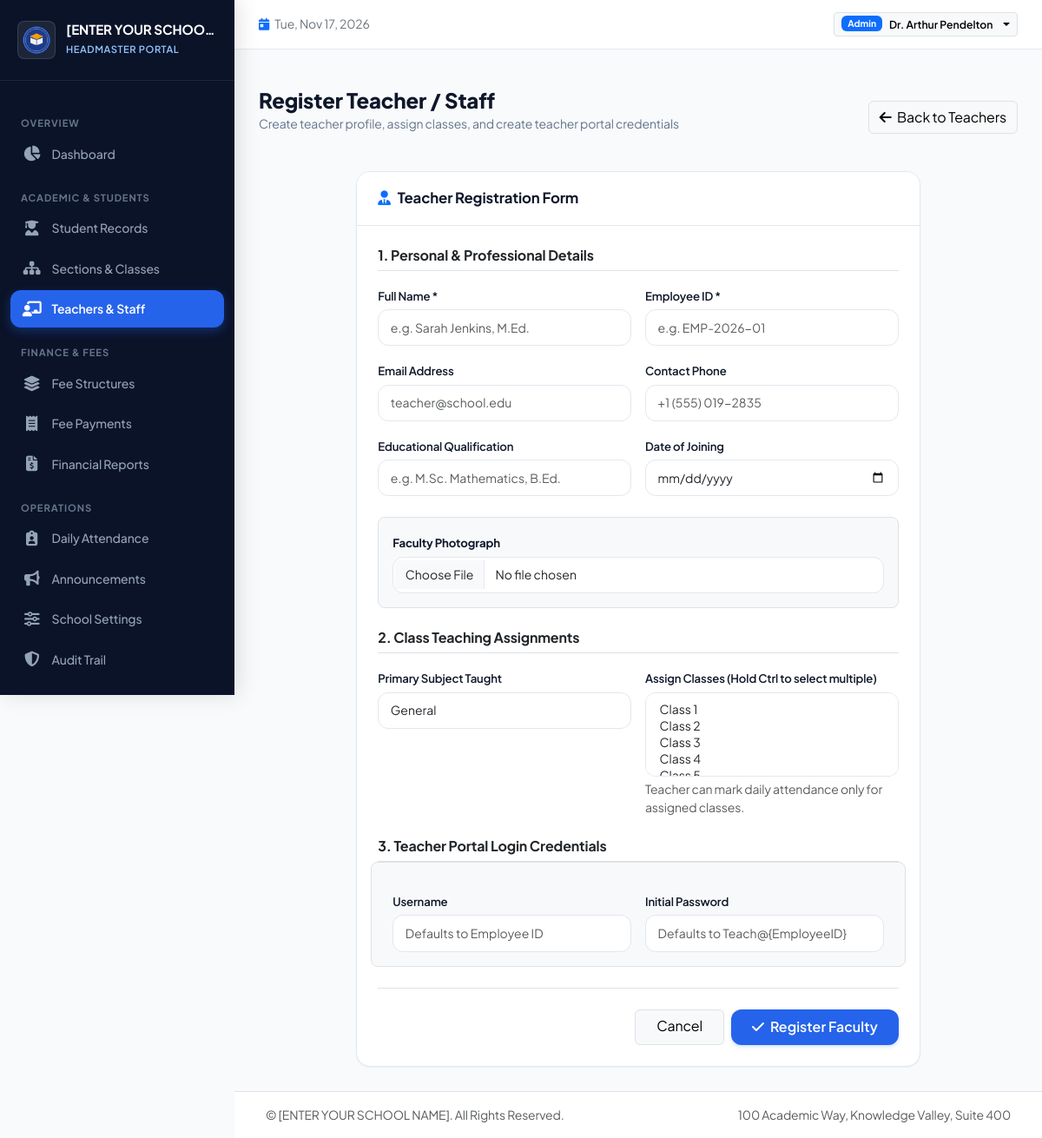
Screenshot of /admin/teachers/new (signed in) with the database file from the repository.
### tables this page shows
CREATE TABLE school_settings (
        id INTEGER PRIMARY KEY,
        school_name TEXT NOT NULL DEFAULT '[ENTER YOUR SCHOOL NAME]',
        school_address TEXT DEFAULT '',
        school_phone TEXT DEFAULT '',
        school_email TEXT DEFAULT '',
        school_website TEXT DEFAULT '',
        headmaster_name TEXT DEFAULT '',
        currency_symbol TEXT DEFAULT '$',
        logo_path TEXT DEFAULT '',
        updated_at TIMESTAMP DEFAULT CURRENT_TIMESTAMP
    );

CREATE TABLE users (
        id INTEGER PRIMARY KEY AUTOINCREMENT,
        username TEXT NOT NULL UNIQUE,
        password_hash TEXT NOT NULL,
        role TEXT NOT NULL CHECK(role IN ('admin', 'teacher', 'student')),
        full_name TEXT NOT NULL,
        email TEXT DEFAULT '',
        phone TEXT DEFAULT '',
        is_active INTEGER DEFAULT 1,
        created_at TIMESTAMP DEFAULT CURRENT_TIMESTAMP
    );

### routes/admin.py (the view, shortened to what this page needs)
@admin_bp.route('/teachers/new', methods=['GET', 'POST'])
def teacher_create():
    db = get_db()
    all_classes = db.execute("SELECT * FROM classes WHERE is_active = 1 ORDER BY section_id, display_order, name;").fetchall()
    return render_template('admin/teacher_form.html', settings=get_school_settings(), teacher=None, classes=all_classes)

### models.py (called while the page is built, shortened)
def get_db():
    if 'db' not in g:
        db_path = current_app.config.get('DATABASE_PATH', Config.DATABASE_PATH)
        g.db = sqlite3.connect(db_path)
        g.db.row_factory = sqlite3.Row
        g.db.execute("PRAGMA foreign_keys = ON;")
    return g.db

def get_school_settings():
    db = get_db()
    row = db.execute("SELECT * FROM school_settings WHERE id = 1;").fetchone()
    if row:
        return dict(row)

    @property
    def is_active(self):
        return self._is_active

    @staticmethod
    def get_by_id(user_id):
        db = get_db()
        cursor = db.execute("SELECT * FROM users WHERE id = ?", (user_id,))
        row = cursor.fetchone()
        if not row:
            return None
        return User._build_from_row(row)

### routes/admin.py (called while the page is built)
@admin_bp.before_request
@login_required
@admin_required
def admin_before_request():
    pass

### templates/admin/teacher_form.html (shortened to what this page needs)
{% extends "base.html" %}
{% block content %}
<div class="page-header">
  <div>
    <h2 class="page-title">Register Teacher / Staff</h2>
    <p class="page-subtitle">Create teacher profile, assign classes, and create teacher portal credentials</p>
  </div>
  <div>
    <a href="{{ url_for('admin.teachers') }}" class="btn btn-light border">
      <i class="fa-solid fa-arrow-left me-1"></i> Back to Teachers
    </a>
  </div>
</div>
<div class="row justify-content-center">
  <div class="col-lg-10 col-xl-9">
    <div class="card-custom">
      <div class="card-custom-header">
        <h5 class="card-custom-title"><i class="fa-solid fa-user-tie text-primary me-2"></i>Teacher Registration Form</h5>
      </div>
      <div class="card-custom-body p-4">
        <form action="{{ url_for('admin.teacher_create') }}" method="POST" enctype="multipart/form-data">
          <h6 class="fw-bold text-dark border-bottom pb-2 mb-3">1. Personal & Professional Details</h6>
          <div class="row g-3 mb-3">
            <div class="col-md-6">
              <label class="form-label">Full Name *</label>
              <input type="text" name="full_name" class="form-control" placeholder="e.g. Sarah Jenkins, M.Ed." required>
            </div>
            <div class="col-md-6">
              <label class="form-label">Employee ID *</label>
              <input type="text" name="employee_id" class="form-control" placeholder="e.g. EMP-2026-01" required>
            </div>
          </div>
          <div class="row g-3 mb-3">
            <div class="col-md-6">
              <label class="form-label">Email Address</label>
              <input type="email" name="email" class="form-control" placeholder="teacher@school.edu">
            </div>
            <div class="col-md-6">
              <label class="form-label">Contact Phone</label>
              <input type="tel" name="phone" class="form-control" placeholder="+1 (555) 019-2835">
            </div>
          </div>
          <div class="row g-3 mb-4">
            <div class="col-md-6">
              <label class="form-label">Educational Qualification</label>
              <input type="text" name="qualification" class="form-control" placeholder="e.g. M.Sc. Mathematics, B.Ed.">
            </div>
            <div class="col-md-6">
              <label class="form-label">Date of Joining</label>
              <input type="date" name="joining_date" class="form-control">
            </div>
          </div>
          <div class="mb-4 p-3 bg-light rounded-3 border">
            <label class="form-label fw-bold">Faculty Photograph</label>
            <input type="file" name="photo" class="form-control" accept="image/*">
          </div>
          <h6 class="fw-bold text-dark border-bottom pb-2 mb-3 mt-4">2. Class Teaching Assignments</h6>
          <div class="row g-3 mb-3">
            <div class="col-md-6">
              <label class="form-label">Primary Subject Taught</label>
              <input type="text" name="subject" class="form-control" placeholder="e.g. Mathematics, English, Science" value="General">
            </div>
            <div class="col-md-6">
              <label class="form-label">Assign Classes (Hold Ctrl to select multiple)</label>
              <select name="class_ids" class="form-select" multiple size="4">
                {% for c in classes %}
                  <option value="{{ c.id }}">{{ c.name }}</option>
                {% endfor %}
              </select>
              <div class="form-text">Teacher can mark daily attendance only for assigned classes.</div>
            </div>
          </div>
          <h6 class="fw-bold text-dark border-bottom pb-2 mb-3 mt-4">3. Teacher Portal Login Credentials</h6>
          <div class="row g-3 mb-4 bg-light p-3 rounded-3 border">
            <div class="col-md-6">
              <label class="form-label">Username</label>
              <input type="text" name="username" class="form-control" placeholder="Defaults to Employee ID">
            </div>
            <div class="col-md-6">
              <label class="form-label">Initial Password</label>
              <input type="text" name="password" class="form-control" placeholder="Defaults to Teach@{EmployeeID}">
            </div>
          </div>
          <div class="d-flex justify-content-end gap-2 border-top pt-4">
            <a href="{{ url_for('admin.teachers') }}" class="btn btn-light border px-4">Cancel</a>
            <button type="submit" class="btn btn-primary-custom px-4">
              <i class="fa-solid fa-check me-1"></i> Register Faculty
            </button>
          </div>
        </form>
      </div>
    </div>
  </div>
</div>
{% endblock %}

### templates/base.html (shortened to what this page needs)
<!DOCTYPE html>
<html lang="en">
<head>
  <link href="https://cdn.jsdelivr.net/npm/bootstrap@5.3.3/dist/css/bootstrap.min.css" rel="stylesheet">
  <link rel="stylesheet" href="https://cdnjs.cloudflare.com/ajax/libs/font-awesome/6.5.1/css/all.min.css">
  <link rel="stylesheet" href="{{ url_for('static', filename='css/style.css') }}">
</head>
<body>
  <div class="app-wrapper">
    <aside class="sidebar">
      <div class="sidebar-header">
        <img src="{% if school_settings.logo_path %}{{ url_for('static', filename=school_settings.logo_path) }}{% else %}{{ url_for('static', filename='images/default_logo.png') }}{% endif %}"
             alt="School Logo" class="school-brand-logo">
        <div class="school-brand-info">
          <h1 class="school-brand-name" title="{{ school_settings.school_name }}">{{ school_settings.school_name }}</h1>
          <span class="school-brand-badge">
            {% if current_user.role == 'admin' %}Headmaster Portal
            {% elif current_user.role == 'teacher' %}Teacher Portal
            {% elif current_user.role == 'student' %}Student Portal
            {% else %}Portal{% endif %}
          </span>
        </div>
      </div>
      <div class="sidebar-nav">
        {% if current_user.role == 'admin' %}
          <div class="nav-section-title">Overview</div>
          <a href="{{ url_for('admin.dashboard') }}" class="sidebar-link {% if request.endpoint == 'admin.dashboard' %}active{% endif %}">
            <i class="fa-solid fa-chart-pie"></i>
            <span>Dashboard</span>
          </a>
          <div class="nav-section-title">Academic & Students</div>
          <a href="{{ url_for('admin.students') }}" class="sidebar-link {% if request.endpoint in ['admin.students', 'admin.student_create', 'admin.student_view', 'admin.student_edit'] %}active{% endif %}">
            <i class="fa-solid fa-user-graduate"></i>
            <span>Student Records</span>
          </a>
          <a href="{{ url_for('admin.sections_classes') }}" class="sidebar-link {% if request.endpoint == 'admin.sections_classes' %}active{% endif %}">
            <i class="fa-solid fa-sitemap"></i>
            <span>Sections & Classes</span>
          </a>
          <a href="{{ url_for('admin.teachers') }}" class="sidebar-link {% if request.endpoint in ['admin.teachers', 'admin.teacher_create'] %}active{% endif %}">
            <i class="fa-solid fa-chalkboard-user"></i>
            <span>Teachers & Staff</span>
          </a>
          <div class="nav-section-title">Finance & Fees</div>
          <a href="{{ url_for('admin.fee_structures') }}" class="sidebar-link {% if request.endpoint == 'admin.fee_structures' %}active{% endif %}">
            <i class="fa-solid fa-layer-group"></i>
            <span>Fee Structures</span>
          </a>
          <a href="{{ url_for('admin.payments') }}" class="sidebar-link {% if request.endpoint in ['admin.payments', 'admin.payment_receipt'] %}active{% endif %}">
            <i class="fa-solid fa-receipt"></i>
            <span>Fee Payments</span>
          </a>
          <a href="{{ url_for('admin.fee_reports') }}" class="sidebar-link {% if request.endpoint == 'admin.fee_reports' %}active{% endif %}">
            <i class="fa-solid fa-file-invoice-dollar"></i>
            <span>Financial Reports</span>
          </a>
          <div class="nav-section-title">Operations</div>
          <a href="{{ url_for('admin.attendance') }}" class="sidebar-link {% if request.endpoint == 'admin.attendance' %}active{% endif %}">
            <i class="fa-solid fa-clipboard-user"></i>
            <span>Daily Attendance</span>
          </a>
          <a href="{{ url_for('admin.notices') }}" class="sidebar-link {% if request.endpoint == 'admin.notices' %}active{% endif %}">
            <i class="fa-solid fa-bullhorn"></i>
            <span>Announcements</span>
          </a>
          <a href="{{ url_for('admin.settings') }}" class="sidebar-link {% if request.endpoint == 'admin.settings' %}active{% endif %}">
            <i class="fa-solid fa-sliders"></i>
            <span>School Settings</span>
          </a>
          <a href="{{ url_for('admin.audit_logs') }}" class="sidebar-link {% if request.endpoint == 'admin.audit_logs' %}active{% endif %}">
            <i class="fa-solid fa-shield-halved"></i>
            <span>Audit Trail</span>
          </a>
        {% endif %}
      </div>
    </aside>
    <div class="main-wrapper">
      <header class="topbar">
        <div class="d-flex align-items-center gap-3">
          <div class="d-none d-md-block text-secondary small">
            <i class="fa-solid fa-calendar-day me-1 text-primary"></i>
            <span id="currentDateDisplay">Today</span>
          </div>
        </div>
        <div class="d-flex align-items-center gap-3">
          <div class="dropdown">
            <button class="btn btn-light btn-sm border dropdown-toggle d-flex align-items-center gap-2" type="button" data-bs-toggle="dropdown">
              <span class="badge bg-primary text-capitalize">{{ current_user.role }}</span>
              <span class="fw-semibold small d-none d-sm-inline">{{ current_user.full_name }}</span>
            </button>
          </div>
        </div>
      </header>
      <div class="container-fluid px-4 pt-3">
      </div>
      <main class="content-area">
        {% block content %}{% endblock %}
      </main>
      <footer class="bg-white border-top py-3 px-4 text-center text-muted small mt-auto">
        <div class="container-fluid d-flex flex-column flex-sm-row justify-content-between align-items-center gap-2">
          <span>&copy; {{ school_settings.school_name }}. All Rights Reserved.</span>
          <span>{{ school_settings.school_address }}</span>
        </div>
      </footer>
    </div>
  </div>
</body>
</html>

### rows the page displays
school_settings: school_name "[ENTER YOUR SCHOO…", school_name "[ENTER YOUR SCHOOL NAME]", school_address "100 Academic Way, Knowledge Valley, Suite 400"
users: role "Admin", full_name "Dr. Arthur Pendelton"
